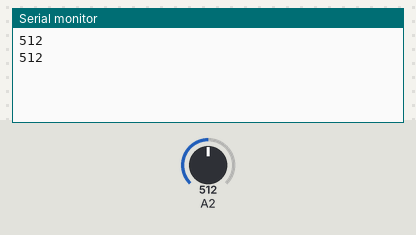
Bench run of a sketch on a simulated Arduino Uno, built with avr-gcc and run on an emulated ATmega328P. Shown: the last lines printed to the serial monitor. The inputs (shaded band) are chosen by the test bench; at power-on: A2 = 512.

Above: at 1.2 s.
1.3 s: A2 set to 716
At 2.6 s:
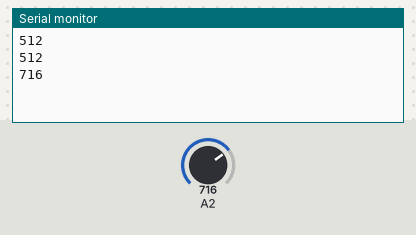
2.8 s: A2 set to 900
At 3.8 s:
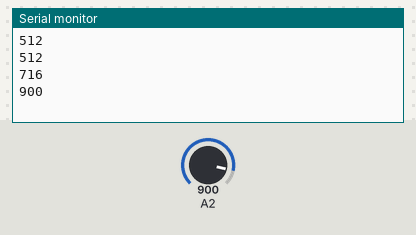
Timing chart, 0 to 5.8 s (numbered marks = the images above; inputs shaded):
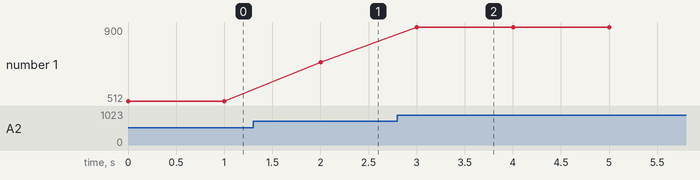

Measured:
- after the input at 1.3 s, the serial monitor: prints a new line after 0.70 s (image 1)
- after the input at 2.8 s, the serial monitor: prints a new line after 0.20 s (image 2)
- plotted number 1: 512 → 716 after the input at 1.3 s, 716 → 900 after the input at 2.8 s

The sketch:

ReceptorRuido.ino
```cpp
void setup() {
  // put your setup code here, to run once:
  Serial.begin(9600);

}

void loop() {
  // put your main code here, to run repeatedly:

  analogRead(2);
  Serial.println(analogRead(2));
  delay(1000);

}
```
